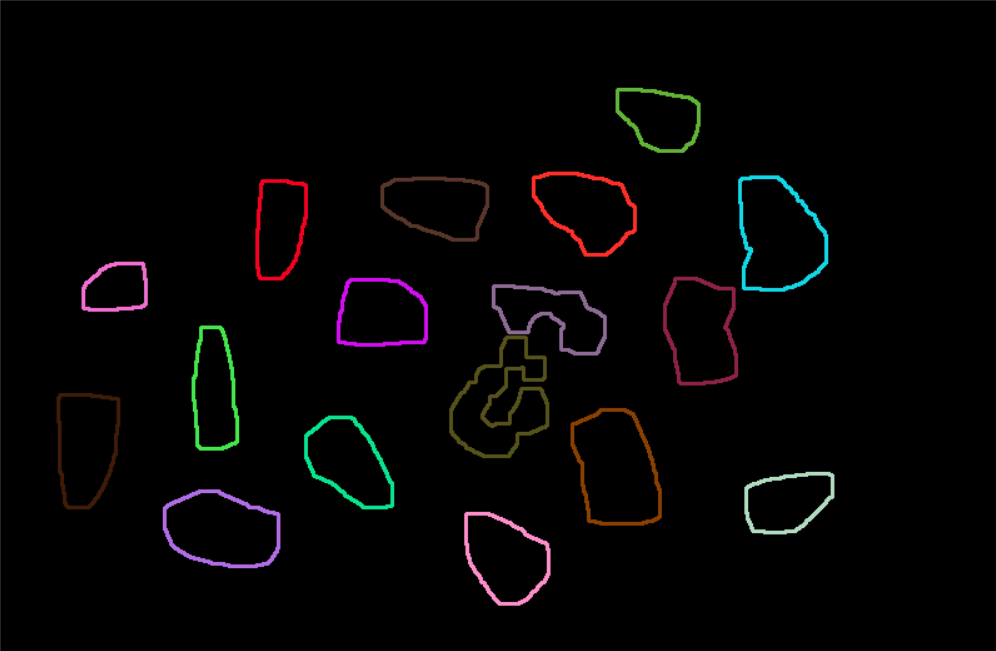
#> input picture contour.jpg, 996 x 651 px, found by its file name
$ python contour.py   (older library calls are emulated)
#> lines starting #> are read from the running program, lines starting #| are printed output that depends on the picture; after the words box and inside, x2 and y2 are one past the last pixel; in counts of white or black regions, pixels touching at a corner belong together
from cv2 import cv2 as cv
import numpy as np


def cv_show(name, img):
    cv.imshow(name, img)
    k = cv.waitKey(0)
    cv.destroyAllWindows()
    if k == 27:
        cv.destroyAllWindows()


# 绘制轮廓准备工作,二值图像准确率更高,也可以用Canny边缘检测
img = cv.imread('contour.jpg')
#> img is the input picture: shape (651, 996, 3); mean B, G, R 3.7, 3.7, 4.5
gray = cv.cvtColor(img, cv.COLOR_BGR2GRAY)
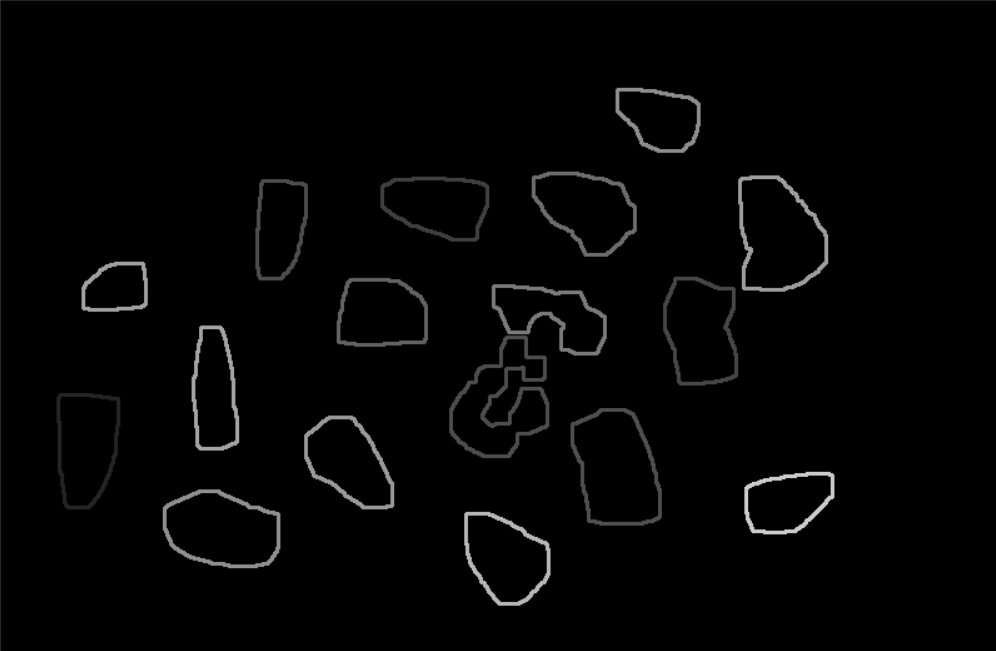
#> gray: shape (651, 996); min 0, max 204, mean 3.9
ret, thresh = cv.threshold(gray,127,255, cv.THRESH_BINARY)
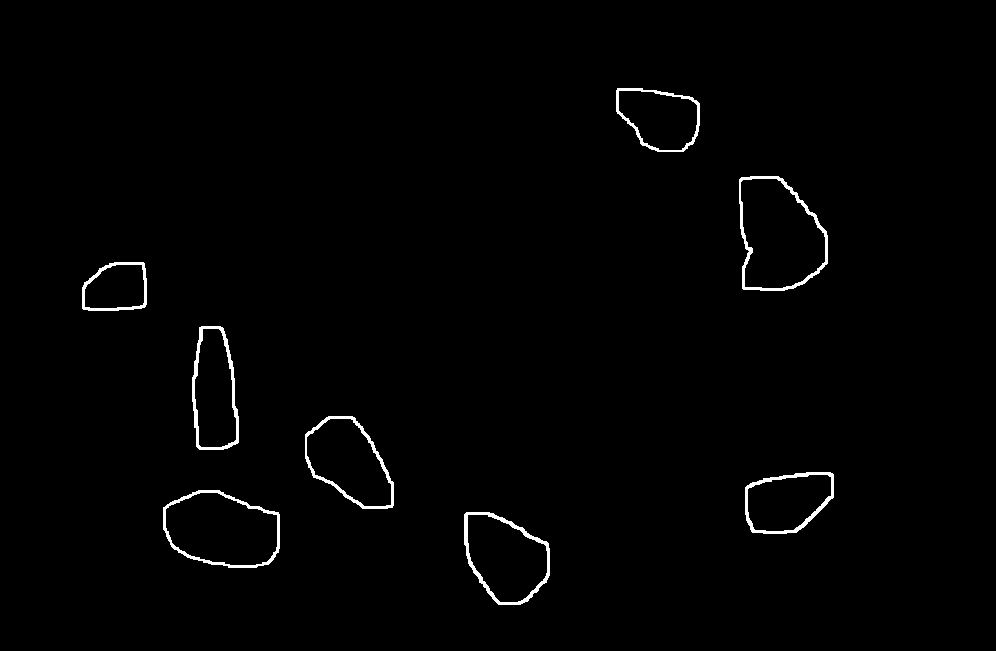
#> thresh: shape (651, 996); 1.1% white; 8 white regions

# 新版opencv findContours只返回两个参数
ret, contours, hierarchy = cv.findContours(
    thresh, cv.RETR_TREE, cv.CHAIN_APPROX_SIMPLE)
#> contours = 16 contours; largest, box (x1, y1, x2, y2) and area: (739, 176, 828, 291) 7962, (740, 178, 826, 289) 7159, (163, 490, 280, 568) 7024, (165, 492, 278, 566) 6333, (464, 512, 550, 605) 5758

# 绘制轮廓
draw_img = img.copy()  # 创建副本
res = cv.drawContours(draw_img, contours, -1, (255,0,0), 1)
cv_show('res', res)
#> (key Esc is pressed here)
